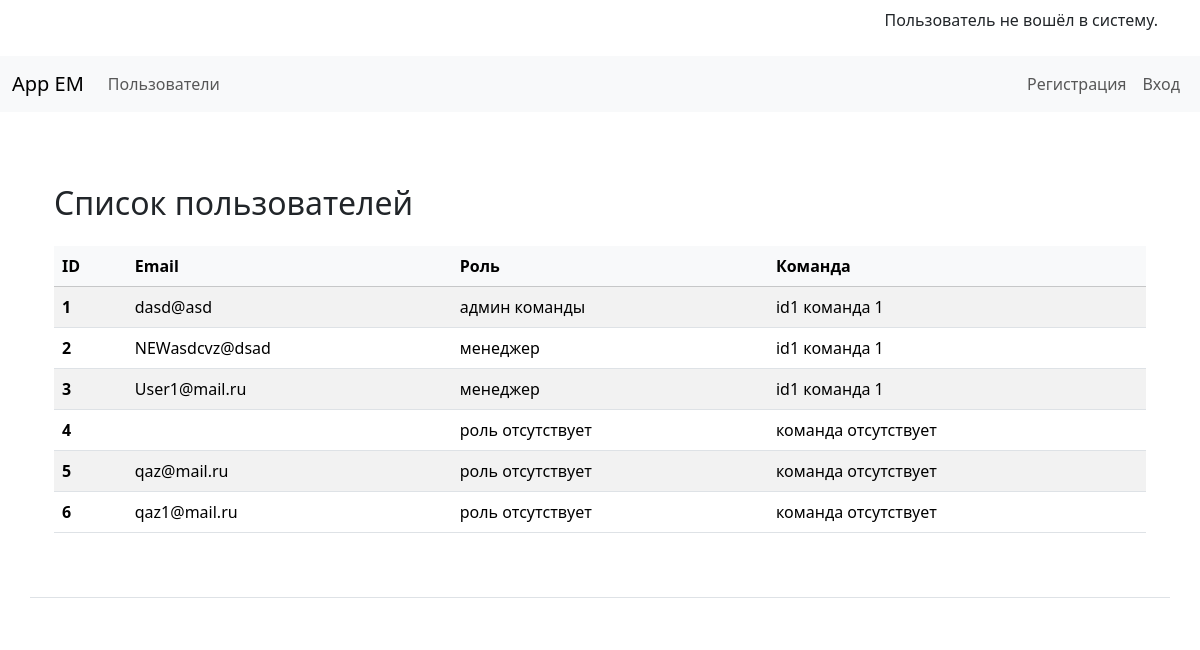
/users, run on an earlier commit of the app's database.
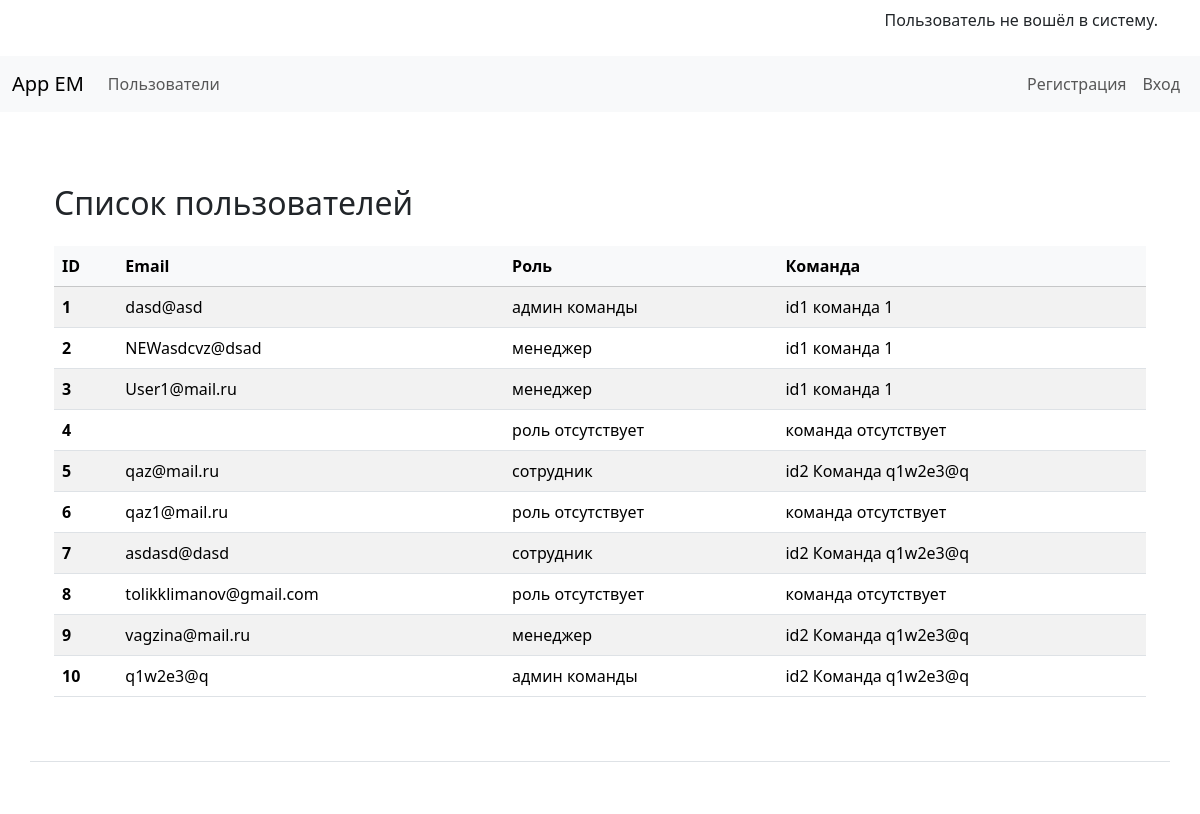
And on a later commit of the database.
### app/users/models.py (models this page shows)
class UserModel(Base):
    __tablename__ = "users"
    id = Column(Integer, primary_key=True, index=True)
    email = Column(String, unique=True)
    role = Column(String, nullable=True)
    team_id = Column(Integer, ForeignKey("teams.id"), nullable=True)
    team = relationship("TeamModel")
    hash_password = Column(String)
    meetings = relationship(
        "MeetingModel", secondary=meeting_participants, back_populates="participants"
    )
    tasks = relationship("TaskModel")

### app/teams/models.py (models this page shows)
class TeamModel(Base):
    __tablename__ = "teams"
    id = Column(Integer, primary_key=True, index=True)
    name = Column(String, unique=True)

### app/users/router.py (the view)
@router.get("/users", response_model=List[User])
async def get_users(
    request: Request,
    current_user: UserModel = Depends(get_current_user),
    db: Session = Depends(get_db),
):
    users_data = db.query(UserModel).options(selectinload(UserModel.team)).all()
    return templates.TemplateResponse(
        request=request,
        name="users/users.html",
        context={"users_data": users_data, "current_user": current_user},
    )

### app/templates/users/users.html (shortened to what this page needs)
{% extends 'base.html' %}
{% block content %}
<div class="container mt-5">
    <h2 class="mb-4">Список пользователей</h2>
    <div class="table-responsive">
        <table class="table table-striped table-hover align-middle">
            <thead class="table-light">
                <tr>
                    <th scope="col">ID</th>
                    <th scope="col">Email</th>
                    <th scope="col">Роль</th>
                    <th scope="col">Команда</th>
                </tr>
            </thead>
            <tbody>
                {% for user in users_data %}
                <tr>
                    <th scope="row">{{ user.id }}</th>
                    <td>{{ user.email }}</td>
                    <td>{{ user.role if user.role else 'роль отсутствует' }}</td>
                    <td>
                        {% if user.team_id %}
                        id{{ user.team_id }} {{ user.team.name }}
                        {% else %}
                        команда отсутствует
                        {% endif %}
                    </td>
                </tr>
                {% endfor %}
            </tbody>
        </table>
    </div>
</div>
{% endblock %}

### app/templates/base.html (shortened to what this page needs)
<!DOCTYPE html>
<html lang="en">
  <head>
    <link href="https://cdn.jsdelivr.net/npm/bootstrap@5.3.3/dist/css/bootstrap.min.css" rel="stylesheet">
  </head>
  <body class="d-flex flex-column min-vh-100">
{% if current_user.email %}
    <div class="container">
        <div class="d-flex justify-content-end py-2">
            <span class="me-2">Пользователь: {{ current_user.email }}</span>
            <span class="badge bg-primary">{{ current_user.role }}</span>
        </div>
    </div>
{% else %}
    <div class="container">
        <div class="d-flex justify-content-end py-2">
            <p>Пользователь не вошёл в систему.</p>
        </div>
    </div>
{% endif %}
<nav class="navbar navbar-expand-lg navbar-light bg-light">
  <div class="container-fluid">
    <a class="navbar-brand" href="/">App EM</a>
    <div class="collapse navbar-collapse" id="navbarNav">
      <ul class="navbar-nav me-auto mb-2 mb-lg-0">
        <li class="nav-item">
          <a class="nav-link" href="/users/">Пользователи</a>
        </li>
      </ul>
      <ul class="navbar-nav">
        {% if not current_user %}
        <li class="nav-item">
          <a class="nav-link" href="/register-form/">Регистрация</a>
        </li>
        <li class="nav-item">
          <a class="nav-link"; href="/login-form/">Вход</a>
        </li>
        {% else %}
        <li class="nav-item">
          <form action="/logout/" method="post" class="d-flex">
            <button type="submit" class="btn btn-link nav-link">Выход</button>
          </form>
        </li>
        {% endif %}
      </ul>
    </div>
  </div>
</nav>
<div class="container mt-4">
{% block content%}{% endblock %}
</div>
    <footer>
      <div class="container my-5 pt-4 border-top">
      </div>
    </footer>
  </body>
</html>

What changed in the data, as far as the page shows it:
changed UserModel "qaz@mail.ru": role "роль отсутствует" → "сотрудник"; team_id (not shown) → "2"; team.name (not shown) → "Команда q1w2e3@q"; team_id "команда отсутствует" → "id"
added UserModel: id "7", email "asdasd@dasd", role "сотрудник", team_id "2", team.name "Команда q1w2e3@q"
added UserModel: id "8", email "tolikklimanov@gmail.com", role "роль отсутствует", shows "команда отсутствует"
added UserModel: id "9", email "vagzina@mail.ru", role "менеджер", team_id "2", team.name "Команда q1w2e3@q"
added UserModel: id "10", email "q1w2e3@q", role "админ команды", team_id "2", team.name "Команда q1w2e3@q"
